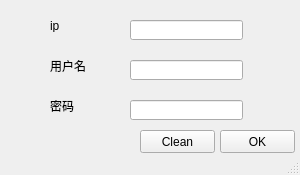
<?xml version="1.0" encoding="UTF-8"?>
<ui version="4.0">
 <class>MainWindow</class>
 <widget class="QMainWindow" name="MainWindow">
  <property name="geometry">
   <rect>
    <x>0</x>
    <y>0</y>
    <width>300</width>
    <height>175</height>
   </rect>
  </property>
  <property name="windowTitle">
   <string>signon</string>
  </property>
  <widget class="QWidget" name="centralwidget">
   <widget class="QLabel" name="label">
    <property name="geometry">
     <rect>
      <x>50</x>
      <y>20</y>
      <width>54</width>
      <height>12</height>
     </rect>
    </property>
    <property name="text">
     <string>ip</string>
    </property>
   </widget>
   <widget class="QLabel" name="label_2">
    <property name="geometry">
     <rect>
      <x>50</x>
      <y>60</y>
      <width>54</width>
      <height>12</height>
     </rect>
    </property>
    <property name="text">
     <string>用户名</string>
    </property>
   </widget>
   <widget class="QLabel" name="label_3">
    <property name="geometry">
     <rect>
      <x>50</x>
      <y>100</y>
      <width>54</width>
      <height>12</height>
     </rect>
    </property>
    <property name="text">
     <string>密码</string>
    </property>
   </widget>
   <widget class="QLineEdit" name="lineEdit">
    <property name="geometry">
     <rect>
      <x>130</x>
      <y>20</y>
      <width>113</width>
      <height>20</height>
     </rect>
    </property>
   </widget>
   <widget class="QLineEdit" name="lineEdit_2">
    <property name="geometry">
     <rect>
      <x>130</x>
      <y>60</y>
      <width>113</width>
      <height>20</height>
     </rect>
    </property>
   </widget>
   <widget class="QLineEdit" name="lineEdit_3">
    <property name="geometry">
     <rect>
      <x>130</x>
      <y>100</y>
      <width>113</width>
      <height>20</height>
     </rect>
    </property>
    <property name="text">
     <string/>
    </property>
    <property name="echoMode">
     <enum>QLineEdit::Password</enum>
    </property>
   </widget>
   <widget class="QPushButton" name="pushButton">
    <property name="geometry">
     <rect>
      <x>220</x>
      <y>130</y>
      <width>75</width>
      <height>23</height>
     </rect>
    </property>
    <property name="text">
     <string>OK</string>
    </property>
   </widget>
   <widget class="QPushButton" name="pushButton_2">
    <property name="geometry">
     <rect>
      <x>140</x>
      <y>130</y>
      <width>75</width>
      <height>23</height>
     </rect>
    </property>
    <property name="text">
     <string>Clean</string>
    </property>
   </widget>
  </widget>
  <widget class="QStatusBar" name="statusbar"/>
 </widget>
 <resources/>
 <connections/>
</ui>
